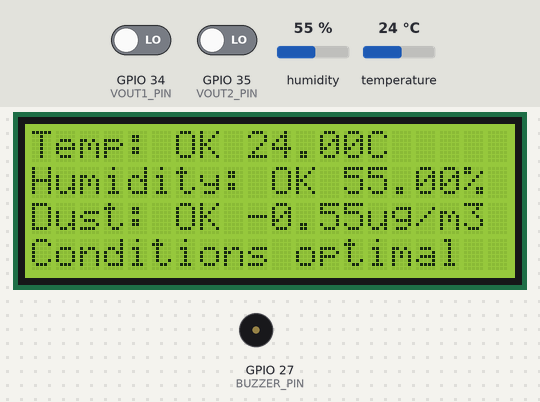
This sketch was run on a simulated ESP32. Shown: 20×4 character LCD, buzzer (waves = sounding, pin HIGH). The inputs (shaded band) are chosen by the test bench; at power-on: humidity 55 %, temperature 24 °C, GPIO 34 (VOUT1_PIN) LOW, GPIO 35 (VOUT2_PIN) LOW. WiFi joins after 1.5 s; servers stay silent unless stated; a WiFi scan finds three made-up networks; what the sketch prints to the serial monitor is not drawn.

Above: at 10.8 s.
10.9 s: humidity set to 68 %
At 15.4 s:
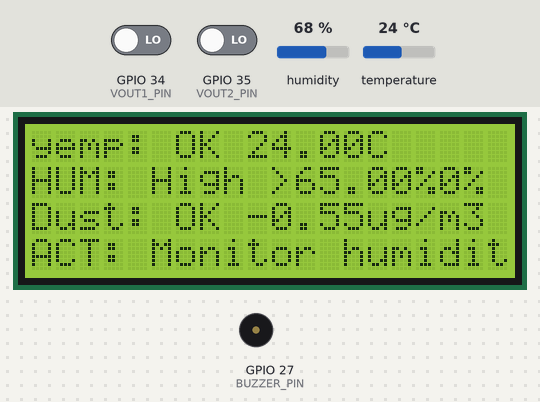
21.3 s: temperature set to 28 °C
At 25.5 s:
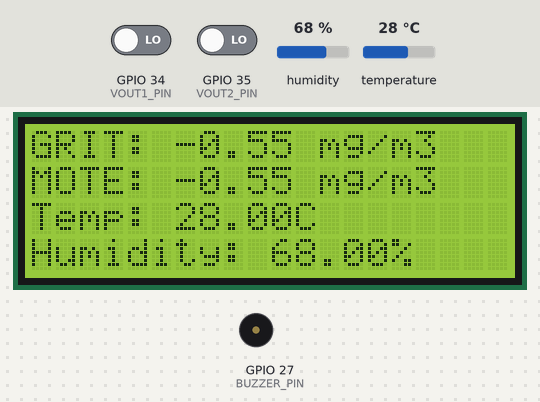
30.9 s: humidity set to 22 %
At 35.5 s:
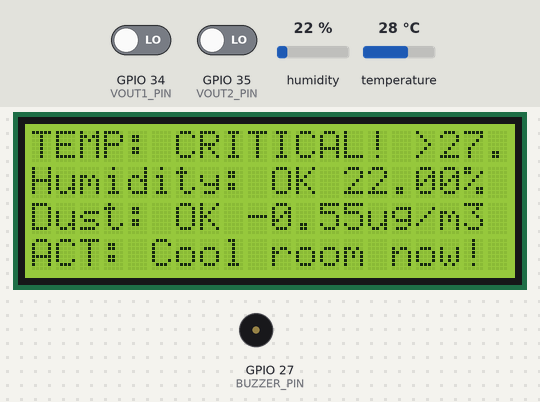
40.5 s: temperature set to 2 °C
At 44.3 s:
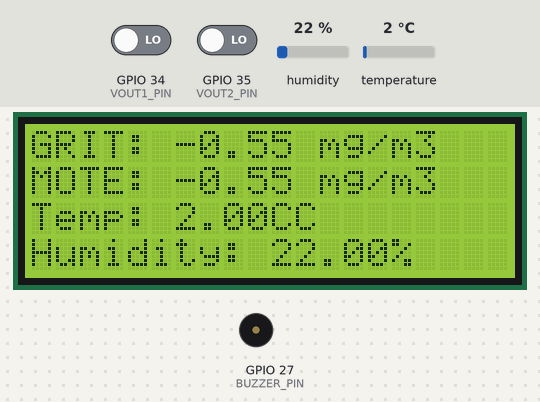
50.1 s: humidity set to 88 %
At 53.9 s:
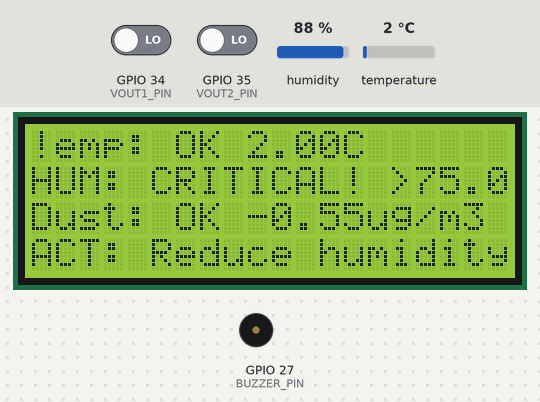
59.7 s: temperature set to 33 °C
At 69.1 s:
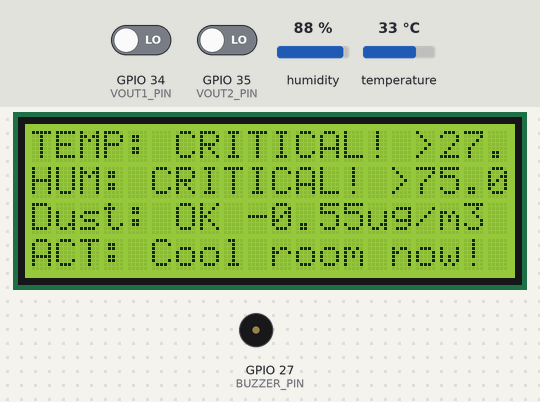
Timing chart, 0 to 70.3 s (numbered marks = the images above; inputs shaded):
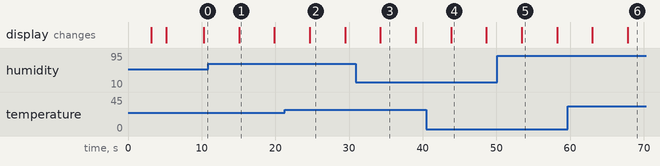

Measured:
- after the input at 10.9 s, the display: changes after 4.2 s (image 1)
- after the input at 21.3 s, the display: changes after 3.4 s (image 2)
- after the input at 30.9 s, the display: changes after 3.4 s (image 3)
- after the input at 40.5 s, the display: changes after 3.3 s (image 4)
- after the input at 50.1 s, the display: changes after 3.3 s (image 5)
- after the input at 59.7 s, the display: first changes after 3.3 s (image 6 shows a later state)
- what the display in image 1 shows lasts 4.8 s, from 15.1 s to 19.9 s

The sketch:

dust_air_control.ino
```cpp
#include <WiFi.h>
#include <HTTPClient.h>
#include <ArduinoJson.h>
#include <Wire.h>
#include <LiquidCrystal_PCF8574.h>
#include <DHT11.h>

// LCD Initialization
LiquidCrystal_PCF8574 lcd(0x27);

// Dust Sensor Pins
#define VOUT1_PIN 34
#define VOUT2_PIN 35
#define BUZZER_PIN 27

// DHT Sensor Configuration
DHT11 dht11(2);

// WiFi and ThingSpeak Config
const char* host = "api.thingspeak.com";
const int httpPort = 80;
const String channelID = "2005329";
const String writeApiKey = "M3I8SW1ZZ86YBGYN";

// Threshold values for coffee storage
const float TEMP_WARNING = 25.0;
const float TEMP_CRITICAL = 27.0;
const float HUMIDITY_WARNING = 65.0;
const float HUMIDITY_CRITICAL = 75.0;
const float DUST_WARNING = 25.0;
const float DUST_CRITICAL = 35.0;

// Sensor data variables
float concentration1 = 0.0, concentration2 = 0.0;
float temperature = 0.0, humidity = 0.0;
String latitude = "0.3476";
String longitude = "32.5825";

// Display management
unsigned long lastDisplayChange = 0;
const unsigned long displayInterval = 8000;  // 8 seconds per display mode
bool showMeasurements = true;

WiFiClient client;

void setup() {
  Serial.begin(115200);
  pinMode(VOUT1_PIN, INPUT);
  pinMode(VOUT2_PIN, INPUT);
  pinMode(BUZZER_PIN, OUTPUT);

  // Initialize LCD
  Wire.begin();
  int error;
  Wire.beginTransmission(0x27);
  error = Wire.endTransmission();

  if (error == 0) {
    Serial.println("LCD found.");
    lcd.begin(20, 4);  // Initialize the LCD
    lcd.setBacklight(255);
    lcd.setCursor(1, 0);
    lcd.print("COFFEE STORAGE MONITOR");
    lcd.setCursor(2, 1);
    lcd.print("MEASUREMENT SYSTEM");
    lcd.setCursor(1, 2);
    lcd.print("AIR QUALITY & ENVIRONMENT");
    lcd.setCursor(4, 3);
    lcd.print("Initializing...");
    delay(3000);
    lcd.clear();
  } else {
    Serial.println("LCD not found. Check connections.");
    while (1);  // Stop if LCD not found
  }

  // Connect to WiFi
  lcd.setCursor(0, 0);
  lcd.print("Connecting to WiFi...");
  connectToStrongestWiFi();
  lcd.clear();
  lcd.setCursor(2, 1);
  lcd.print("WiFi CONNECTED!");
  delay(1000);
}

void loop() {
  checkWiFi();

  // Read sensor values
  dustConc();
  readDHTSensor();
  soundBuzzer(concentration1, concentration2);

  Serial.print("Concentration 1: ");
  Serial.print(concentration1);
  Serial.print(" | Concentration 2: ");
  Serial.print(concentration2);
  Serial.print(" | Temp: ");
  Serial.print(temperature);
  Serial.print("°C | Humidity: ");
  Serial.print(humidity);
  Serial.print("% | Location: ");
  Serial.print(latitude);
  Serial.print(", ");
  Serial.println(longitude);

  // Update display (toggle between measurements and predictions)
  if (millis() - lastDisplayChange >= displayInterval) {
    showMeasurements = !showMeasurements;
    lastDisplayChange = millis();
    lcd.clear();
  }

  if (showMeasurements) {
    displayMeasurements();
  } else {
    displayEnvironmentStatus(); // Changed from displayPredictions
  }

  // Send Data to ThingSpeak
  sendDataToThingSpeak();

  delay(1000);
}
```

predictions.ino
```cpp
void displayEnvironmentStatus() {
  float avgDust = (concentration1 + concentration2) / 2.0;

  // First line: Temperature status
  lcd.setCursor(0, 0);
  if (temperature > TEMP_CRITICAL) {
    lcd.print("TEMP: CRITICAL! >");
    lcd.print(TEMP_CRITICAL);
    lcd.print("C");
  } else if (temperature > TEMP_WARNING) {
    lcd.print("TEMP: High >");
    lcd.print(TEMP_WARNING);
    lcd.print("C");
  } else {
    lcd.print("Temp: OK ");
    lcd.print(temperature);
    lcd.print("C");
  }

  // Second line: Humidity status
  lcd.setCursor(0, 1);
  if (humidity > HUMIDITY_CRITICAL) {
    lcd.print("HUM: CRITICAL! >");
    lcd.print(HUMIDITY_CRITICAL);
    lcd.print("%");
  } else if (humidity > HUMIDITY_WARNING) {
    lcd.print("HUM: High >");
    lcd.print(HUMIDITY_WARNING);
    lcd.print("%");
  } else {
    lcd.print("Humidity: OK ");
    lcd.print(humidity);
    lcd.print("%");
  }

  // Third line: Dust status
  lcd.setCursor(0, 2);
  if (avgDust > DUST_CRITICAL) {
    lcd.print("DUST: CRITICAL! >");
    lcd.print(DUST_CRITICAL);
    lcd.print("ug/m3");
  } else if (avgDust > DUST_WARNING) {
    lcd.print("DUST: High >");
    lcd.print(DUST_WARNING);
    lcd.print("ug/m3");
  } else {
    lcd.print("Dust: OK ");
    lcd.print(avgDust);
    lcd.print("ug/m3");
  }

  // Fourth line: Recommended action
  lcd.setCursor(0, 3);
  if (temperature > TEMP_CRITICAL) {
    lcd.print("ACT: Cool room now!");
  } else if (humidity > HUMIDITY_CRITICAL) {
    lcd.print("ACT: Reduce humidity!");
  } else if (avgDust > DUST_CRITICAL) {
    lcd.print("ACT: Clean area now!");
  } else if (temperature > TEMP_WARNING) {
    lcd.print("ACT: Monitor temp");
  } else if (humidity > HUMIDITY_WARNING) {
    lcd.print("ACT: Monitor humidity");
  } else if (avgDust > DUST_WARNING) {
    lcd.print("ACT: Clean soon");
  } else {
    lcd.print("Conditions optimal");
  }
}

String getHealthAdvice(float grit, float mote) {
  float avgDust = (grit + mote) / 2.0;

  if (avgDust < DUST_WARNING && temperature < TEMP_WARNING && humidity < HUMIDITY_WARNING) {
    return "Conditions optimal";
  } else if (temperature > TEMP_CRITICAL) {
    return "Cool storage immediately";
  } else if (humidity > HUMIDITY_CRITICAL) {
    return "Reduce humidity now";
  } else if (avgDust > DUST_CRITICAL) {
    return "Clean area immediately";
  } else if (temperature > TEMP_WARNING) {
    return "Monitor temperature";
  } else if (humidity > HUMIDITY_WARNING) {
    return "Monitor humidity";
  } else if (avgDust > DUST_WARNING) {
    return "Clean area soon";
  } else {
    return "Conditions acceptable";
  }
}

String getSideEffects(float grit, float mote) {
  float avgDust = (grit + mote) / 2.0;

  if (temperature > TEMP_CRITICAL) {
    return "Coffee may degrade quickly";
  } else if (humidity > HUMIDITY_CRITICAL) {
    return "Mold risk! Beans may clump";
  } else if (avgDust > DUST_CRITICAL) {
    return "Dust affects flavor quality";
  } else if (temperature > TEMP_WARNING) {
    return "Long-term storage affected";
  } else if (humidity > HUMIDITY_WARNING) {
    return "Potential flavor changes";
  } else if (avgDust > DUST_WARNING) {
    return "Dust may contaminate";
  } else {
    return "No negative effects";
  }
}

String predictAirQuality(float grit, float mote) {
  float avgDust = (grit + mote) / 2.0;

  if (avgDust < DUST_WARNING && temperature < TEMP_WARNING && humidity < HUMIDITY_WARNING) {
    return "Perfect";
  } else if (temperature > TEMP_CRITICAL || humidity > HUMIDITY_CRITICAL || avgDust > DUST_CRITICAL) {
    return "Critical";
  } else if (temperature > TEMP_WARNING || humidity > HUMIDITY_WARNING || avgDust > DUST_WARNING) {
    return "Caution";
  } else {
    return "Good";
  }
}
```

sensors.ino
```cpp
void dustConc() {
  unsigned long duration1 = pulseIn(VOUT1_PIN, LOW);
  unsigned long duration2 = pulseIn(VOUT2_PIN, LOW);

  float lowRatio1 = (duration1 / 30000.0) * 100.0;
  float lowRatio2 = (duration2 / 30000.0) * 100.0;

  concentration1 = (lowRatio1 - 0.5) * 1.1;
  concentration2 = (lowRatio2 - 0.5) * 1.1;
}

void readDHTSensor() {
  int temp = 0;
  int hum = 0;

  int result = dht11.readTemperatureHumidity(temp, hum);

  if (result == 0) {
    temperature = temp;
    humidity = hum;
  } else {
    Serial.println(DHT11::getErrorString(result));
  }
}
void displayMeasurements() {
  lcd.setCursor(0, 0);
  lcd.print("GRIT: ");
  lcd.print(concentration1);
  lcd.print(" mg/m3");

  lcd.setCursor(0, 1);
  lcd.print("MOTE: ");
  lcd.print(concentration2);
  lcd.print(" mg/m3");

  lcd.setCursor(0, 2);
  lcd.print("Temp: ");
  lcd.print(temperature);
  lcd.print("C");

  lcd.setCursor(0, 3);
  lcd.print("Humidity: ");
  lcd.print(humidity);
  lcd.print("%");
}
void soundBuzzer(float grit, float mote) {
  float aqi = (grit * 0.7) + (mote * 0.3);

  if (aqi < 0.1) {
    digitalWrite(BUZZER_PIN, LOW); // No buzz
    delay(1000);
  }
  else if (aqi < 0.2) {
    digitalWrite(BUZZER_PIN, HIGH);
    delay(200);  // Short beep
    digitalWrite(BUZZER_PIN, LOW);
    delay(3000); // Long pause
  }
  else if (aqi < 0.5) {
    digitalWrite(BUZZER_PIN, HIGH);
    delay(300);  // Beep
    digitalWrite(BUZZER_PIN, LOW);
    delay(1000); // Medium pause
  }
  else {
    for (int i = 0; i < 3; i++) {
      digitalWrite(BUZZER_PIN, HIGH);
      delay(400);  // Long beep
      digitalWrite(BUZZER_PIN, LOW);
      delay(200);  // Short pause
    }
  }
}
```

thinsPeak.ino
```cpp
void sendDataToThingSpeak() {
  if (client.connect(host, httpPort)) {
    String url = "/update?api_key=" + writeApiKey;
    url += "&field1=" + String(concentration2);
    url += "&field2=" + String(concentration1);
    url += "&field5=" + String(temperature);
    url += "&field4=" + String(humidity);
    url += "&field6=" + latitude;
    url += "&field7=" + longitude;

    client.print(String("GET ") + url + " HTTP/1.1\r\n" +
               "Host: " + host + "\r\n" +
               "Connection: close\r\n\r\n");
  }
  client.stop();
}

void getGeoLocation() {
  if (WiFi.status() == WL_CONNECTED) {
    HTTPClient http;
    http.begin("http://ip-api.com/json/");
    int httpCode = http.GET();

    if (httpCode > 0) {
      String payload = http.getString();
      StaticJsonDocument<512> doc;
      deserializeJson(doc, payload);

      latitude = String(doc["lat"].as<float>(), 6);
      longitude = String(doc["lon"].as<float>(), 6);
    }
    http.end();
  }
}
```

wifiSet.ino
```cpp
// Wi-Fi credentials
#define WIFI_SSID1 "derrickPhone"
#define WIFI_PASSWORD1 "12345678"
#define WIFI_SSID2 "RnD"
#define WIFI_PASSWORD2 "MegaBytes..."
#define WIFI_SSID3 "@idiot"
#define WIFI_PASSWORD3 "hook5000"
#define WIFI_SSID "CoDePro"
#define WIFI_PASSWORD "frank1122"

int attempt = 0;
bool isConnected() {
  return WiFi.status() == WL_CONNECTED;
}

void connectWifi() {
  const char* ssids[] = {WIFI_SSID, WIFI_SSID1, WIFI_SSID2, WIFI_SSID3};
  const char* passwords[] = {WIFI_PASSWORD, WIFI_PASSWORD1, WIFI_PASSWORD2, WIFI_PASSWORD3};

  for (int i = 0; i < 4; i++) {
    Serial.print("Connecting to: ");
    Serial.println(ssids[i]);

    WiFi.begin(ssids[i], passwords[i]);
    attempt = 0;

    while (WiFi.status() != WL_CONNECTED && attempt < 10) {
      delay(500);
      attempt++;
    }

    if (WiFi.status() == WL_CONNECTED) {
      Serial.print("Connected with IP: ");
      Serial.println(WiFi.localIP());
      return;
    }
  }
  Serial.println("Connection failed!");
}

void connectToStrongestWiFi() {
  int n = WiFi.scanNetworks();
  int strongestSignal = -50;
  int strongestIndex = -1;

  for (int i = 0; i < n; i++) {
    int rssi = WiFi.RSSI(i);
    if (rssi > strongestSignal) {
      strongestSignal = rssi;
      strongestIndex = i;
    }
  }

  if (strongestIndex != -1) {
    const char* strongestPassword = "";
    String ssid = WiFi.SSID(strongestIndex);

    if (ssid == WIFI_SSID) strongestPassword = WIFI_PASSWORD;
    else if (ssid == WIFI_SSID1) strongestPassword = WIFI_PASSWORD1;
    else if (ssid == WIFI_SSID2) strongestPassword = WIFI_PASSWORD2;
    else if (ssid == WIFI_SSID3) strongestPassword = WIFI_PASSWORD3;

    WiFi.begin(ssid.c_str(), strongestPassword);
  }
}

void checkWiFi() {
  if (!isConnected()) {
    Serial.println("Reconnecting WiFi...");
    connectWifi();
  }
}
```
